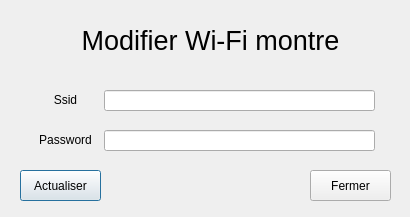
<?xml version="1.0" encoding="UTF-8"?>
<ui version="4.0">
 <class>wifiEditor</class>
 <widget class="QDialog" name="wifiEditor">
  <property name="geometry">
   <rect>
    <x>0</x>
    <y>0</y>
    <width>410</width>
    <height>217</height>
   </rect>
  </property>
  <property name="minimumSize">
   <size>
    <width>410</width>
    <height>217</height>
   </size>
  </property>
  <property name="maximumSize">
   <size>
    <width>410</width>
    <height>217</height>
   </size>
  </property>
  <property name="windowTitle">
   <string>Dialog</string>
  </property>
  <widget class="QLineEdit" name="ssid">
   <property name="geometry">
    <rect>
     <x>104</x>
     <y>90</y>
     <width>271</width>
     <height>21</height>
    </rect>
   </property>
  </widget>
  <widget class="QLabel" name="label">
   <property name="geometry">
    <rect>
     <x>30</x>
     <y>90</y>
     <width>71</width>
     <height>20</height>
    </rect>
   </property>
   <property name="text">
    <string>&lt;html&gt;&lt;head/&gt;&lt;body&gt;&lt;p align=&quot;center&quot;&gt;&lt;span style=&quot; font-size:9pt;&quot;&gt;Ssid&lt;/span&gt;&lt;/p&gt;&lt;/body&gt;&lt;/html&gt;</string>
   </property>
  </widget>
  <widget class="QLabel" name="label_2">
   <property name="geometry">
    <rect>
     <x>30</x>
     <y>130</y>
     <width>71</width>
     <height>20</height>
    </rect>
   </property>
   <property name="text">
    <string>&lt;html&gt;&lt;head/&gt;&lt;body&gt;&lt;p align=&quot;center&quot;&gt;Password&lt;/p&gt;&lt;/body&gt;&lt;/html&gt;</string>
   </property>
  </widget>
  <widget class="QLineEdit" name="lineEdit_2">
   <property name="geometry">
    <rect>
     <x>104</x>
     <y>130</y>
     <width>271</width>
     <height>21</height>
    </rect>
   </property>
  </widget>
  <widget class="QLabel" name="label_3">
   <property name="geometry">
    <rect>
     <x>30</x>
     <y>10</y>
     <width>361</width>
     <height>61</height>
    </rect>
   </property>
   <property name="text">
    <string>&lt;html&gt;&lt;head/&gt;&lt;body&gt;&lt;p align=&quot;center&quot;&gt;&lt;span style=&quot; font-size:20pt;&quot;&gt;Modifier Wi-Fi montre&lt;/span&gt;&lt;/p&gt;&lt;/body&gt;&lt;/html&gt;</string>
   </property>
  </widget>
  <widget class="QPushButton" name="actualiser">
   <property name="geometry">
    <rect>
     <x>20</x>
     <y>170</y>
     <width>81</width>
     <height>31</height>
    </rect>
   </property>
   <property name="text">
    <string>Actualiser</string>
   </property>
  </widget>
  <widget class="QPushButton" name="pushButton_2">
   <property name="geometry">
    <rect>
     <x>310</x>
     <y>170</y>
     <width>81</width>
     <height>31</height>
    </rect>
   </property>
   <property name="text">
    <string>Fermer</string>
   </property>
  </widget>
 </widget>
 <resources/>
 <connections/>
</ui>
